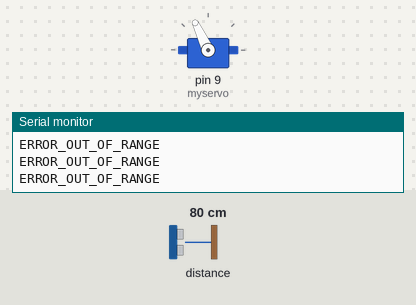
Bench run of a program on a simulated Arduino Uno, built with avr-gcc and run on an emulated ATmega328P. On the bench: servo, the last lines printed to the serial monitor. The inputs (shaded band) are chosen by the test bench; at power-on: distance to the obstacle 80 cm.

Above: at 4.2 s.
4.3 s: distance to the obstacle set to 43 cm
5.8 s: distance to the obstacle set to 36 cm
At 6.7 s:
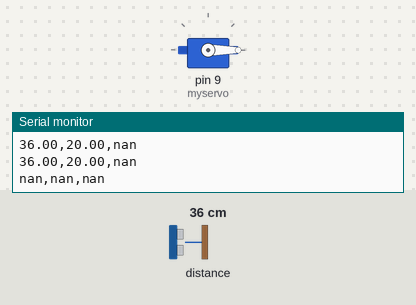
Timing chart, 0 to 8.8 s (numbered marks = the images above; inputs shaded):
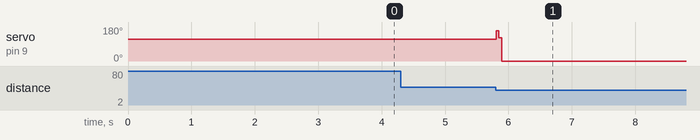

The program:

main.cpp
```cpp
#include <Arduino.h>
#include <Servo.h>
#include <Wire.h>
#include <VL53L0X.h>
#include <PID_v1.h>

// ------------------------ SERVO ------------------------------
Servo myservo;
int servoPos = 115;
int servoMin = 70;
int servoMax = 160;

// ------------------------ SENSOR ------------------------------
VL53L0X sensor;
const int rangoMin = 0;
const int rangoMax = 40;
const int distanciaError = -1;

// ------------------------ PID ------------------------------
double Setpoint, Input, Output;
double Kp = 0.4, Ki = 0, Kd = 0.07;
double angle = 0;
PID myPID(&Input, &Output, &Setpoint, Kp, Ki, Kd, REVERSE);

// ------------------------ FILTRO (media móvil) ------------------------------
#define N 3
float buffer[N];
int idx = 0;
bool bufferLleno = false;

float filtrar(float valor) {
  buffer[idx] = valor;
  idx = (idx + 1) % N;
  float suma = 0;
  int n = bufferLleno ? N : idx;
  for (int i = 0; i < n; i++) suma += buffer[i];
  return suma / n;
}

void setup() {
  Serial.begin(9600);
  Wire.begin();

  myservo.attach(9);
  myservo.write(servoPos);

  sensor.init();
  sensor.setTimeout(100);
  sensor.setMeasurementTimingBudget(20000); // más lento pero más preciso

  Setpoint = 16;
  myPID.SetMode(AUTOMATIC);
  myPID.SetOutputLimits(servoMin - servoPos, servoMax - servoPos);
  myPID.SetSampleTime(20);
  myPID.SetTunings(Kp, Ki, Kd);

  delay(3000); // espera de arranque
}

void loop() {
  int raw = sensor.readRangeSingleMillimeters();

  // 1. Detectar errores
  if (sensor.timeoutOccurred()) {
    Serial.println("ERROR_TIMEOUT");
    return;  // salta el ciclo sin mover el servo
  }

  float distancia = raw / 10.0; // en cm

  if (distancia < rangoMin || distancia > rangoMax || raw == 8190) {
    Serial.println("ERROR_OUT_OF_RANGE");
    return;
  }

  // 2. Filtro simple
  float distancia_filtrada = filtrar(distancia);

  // 3. PID
  Input = distancia_filtrada;
  float error = Input - Setpoint;

  myPID.Compute();
  angle = constrain(servoPos + Output, servoMin, servoMax);
  myservo.write(angle);

  // 4. Log
  Serial.print(distancia_filtrada);
  Serial.print(",");
  Serial.print(error);
  Serial.print(",");
  Serial.println(angle);

  delay(10);
}
```

Measured:
- the behaviour switches between 41 and 40 cm on distance to the obstacle (found by bisection; images 0 and 1)
- after the input at 5.8 s, servo on pin 9 (myservo): 115° → 0° at once
